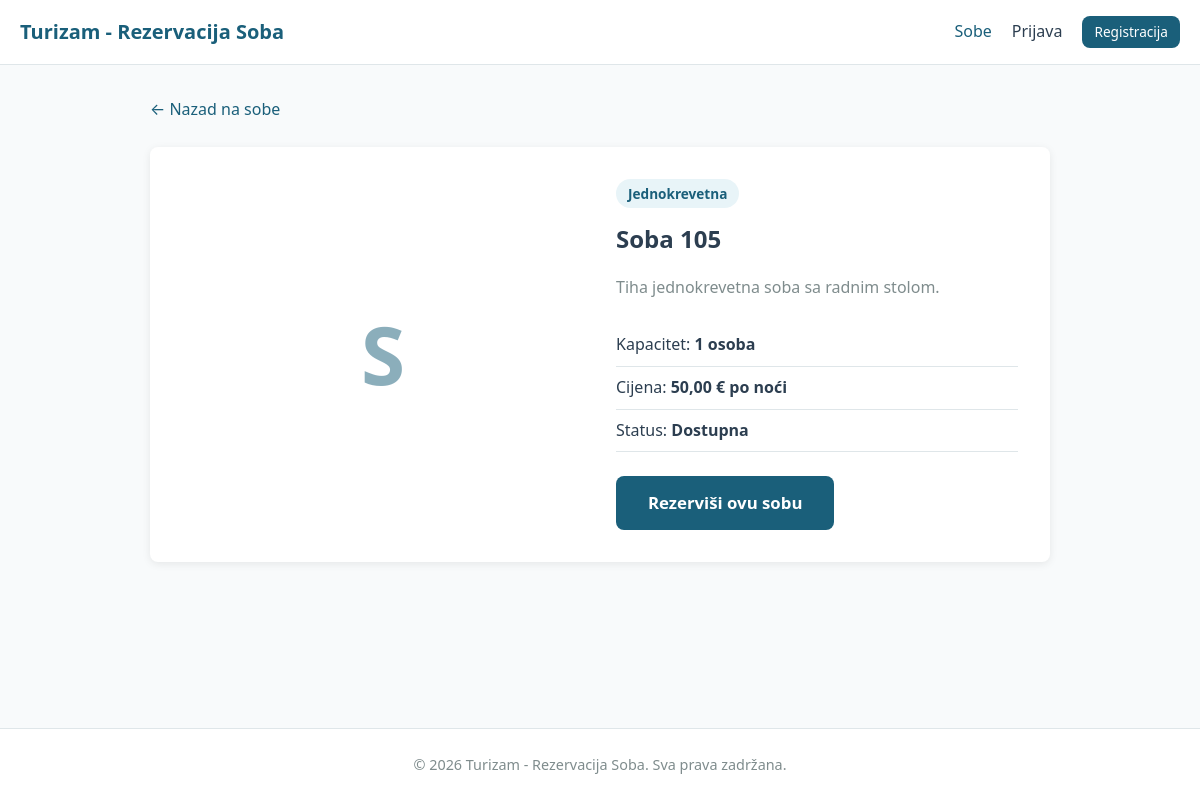
The page /soba.php?id=11 on the database its author committed.
### tables this page shows
CREATE TABLE sobe (
    id INT AUTO_INCREMENT PRIMARY KEY,
    naziv VARCHAR(100) NOT NULL,
    opis TEXT,
    tip ENUM('jednokrevetna', 'dvokrevetna', 'apartman', 'suite') NOT NULL,
    kapacitet INT NOT NULL DEFAULT 1,
    cijena_po_noci DECIMAL(10, 2) NOT NULL,
    slika VARCHAR(255) DEFAULT NULL,
    dostupna TINYINT(1) NOT NULL DEFAULT 1,
    kreiran_at TIMESTAMP DEFAULT CURRENT_TIMESTAMP
);

### config/database.php (called while the page is built, shortened)
<?php
function getDB(): PDO
{
    static $pdo = null;
    if ($pdo === null) {
        $dsn = 'mysql:host=' . DB_HOST . ';dbname=' . DB_NAME . ';charset=' . DB_CHARSET;
        $pdo = new PDO($dsn, DB_USER, DB_PASS, [
            PDO::ATTR_ERRMODE => PDO::ERRMODE_EXCEPTION,
            PDO::ATTR_DEFAULT_FETCH_MODE => PDO::FETCH_ASSOC,
        ]);
    }
    return $pdo;
}
function e(string $value): string
{
    return htmlspecialchars($value, ENT_QUOTES, 'UTF-8');
}
function formatPrice(float $price): string
{
    return number_format($price, 2, ',', '.') . ' €';
}
function tipSobeLabel(string $tip): string
{
    $labels = [
        'jednokrevetna' => 'Jednokrevetna',
        'dvokrevetna' => 'Dvokrevetna',
        'apartman' => 'Apartman',
        'suite' => 'Suite',
    ];
    return $labels[$tip] ?? $tip;
}

### soba.php (the view, shortened to what this page needs)
<?php
$id = (int) ($_GET['id'] ?? 0);
$stmt = getDB()->prepare('SELECT * FROM sobe WHERE id = ? AND dostupna = 1');
$stmt->execute([$id]);
$soba = $stmt->fetch();
require_once __DIR__ . '/includes/header.php';
?>
<section class="room-detail">
    <a href="index.php" class="back-link">&larr; Nazad na sobe</a>
    <div class="room-detail-grid">
        <div class="room-detail-image">
            <div class="room-placeholder large"><?= e(mb_substr($soba['naziv'], 0, 1)) ?></div>
        </div>
        <div class="room-detail-info">
            <span class="badge"><?= e(tipSobeLabel($soba['tip'])) ?></span>
            <h1><?= e($soba['naziv']) ?></h1>
            <p class="room-full-desc"><?= e($soba['opis']) ?></p>
            <ul class="feature-list">
                <li>Kapacitet: <strong><?= (int) $soba['kapacitet'] ?> osoba</strong></li>
                <li>Cijena: <strong><?= formatPrice((float) $soba['cijena_po_noci']) ?> po noći</strong></li>
                <li>Status: <strong>Dostupna</strong></li>
            </ul>
            <a href="rezervacija.php?soba_id=<?= (int) $soba['id'] ?>" class="btn btn-primary btn-lg">Rezerviši ovu sobu</a>
        </div>
    </div>
</section>
<?php require_once __DIR__ . '/includes/footer.php'; ?>

### assets/css/style.css (style rules this page uses)
:root { --primary: #1a5f7a; --primary-dark: #134a61; --primary-light: #e8f4f8; --accent: #c87941; --success: #2d8a4e; --danger: #c0392b; --warning: #d68910; --text: #2c3e50; --text-muted: #7f8c8d; --border: #dfe6e9; --bg: #f8fafb; --white: #ffffff; --shadow: 0 2px 8px rgba(0, 0, 0, 0.08); --radius: 8px; }
* { margin: 0; padding: 0; box-sizing: border-box; }
body { font-family: 'Segoe UI', system-ui, -apple-system, sans-serif; color: var(--text); background: var(--bg); line-height: 1.6; min-height: 100vh; display: flex; flex-direction: column; }
.btn { display: inline-block; padding: 0.6rem 1.25rem; border: none; border-radius: var(--radius); font-size: 0.95rem; font-weight: 600; cursor: pointer; text-decoration: none; text-align: center; transition: all 0.2s; }
.btn-primary { background: var(--primary); color: var(--white); }
.btn-lg { padding: 0.85rem 2rem; font-size: 1.05rem; }
.room-placeholder { display: flex; align-items: center; justify-content: center; height: 100%; font-size: 3rem; font-weight: 700; color: var(--primary); opacity: 0.5; }
.room-placeholder.large { font-size: 5rem; border-radius: var(--radius); }
.room-detail { max-width: 900px; margin: 0 auto; }
.back-link { color: var(--primary); text-decoration: none; display: inline-block; margin-bottom: 1.5rem; }
.room-detail-grid { display: grid; grid-template-columns: 1fr 1fr; gap: 2rem; background: var(--white); padding: 2rem; border-radius: var(--radius); box-shadow: var(--shadow); }
.badge { display: inline-block; background: var(--primary-light); color: var(--primary); padding: 0.25rem 0.75rem; border-radius: 20px; font-size: 0.85rem; font-weight: 600; margin-bottom: 0.75rem; }
.room-full-desc { color: var(--text-muted); margin: 1rem 0; }
.feature-list { list-style: none; margin: 1.5rem 0; }
.feature-list li { padding: 0.5rem 0; border-bottom: 1px solid var(--border); }

### rows shown on the page
sobe: naziv "S", tip "Jednokrevetna", naziv "Soba 105", opis "Tiha jednokrevetna soba sa radnim stolom.", kapacitet "1", cijena_po_noci "50,00 €"

### other values the page prints
APP_NAME "Turizam - Rezervacija Soba"
